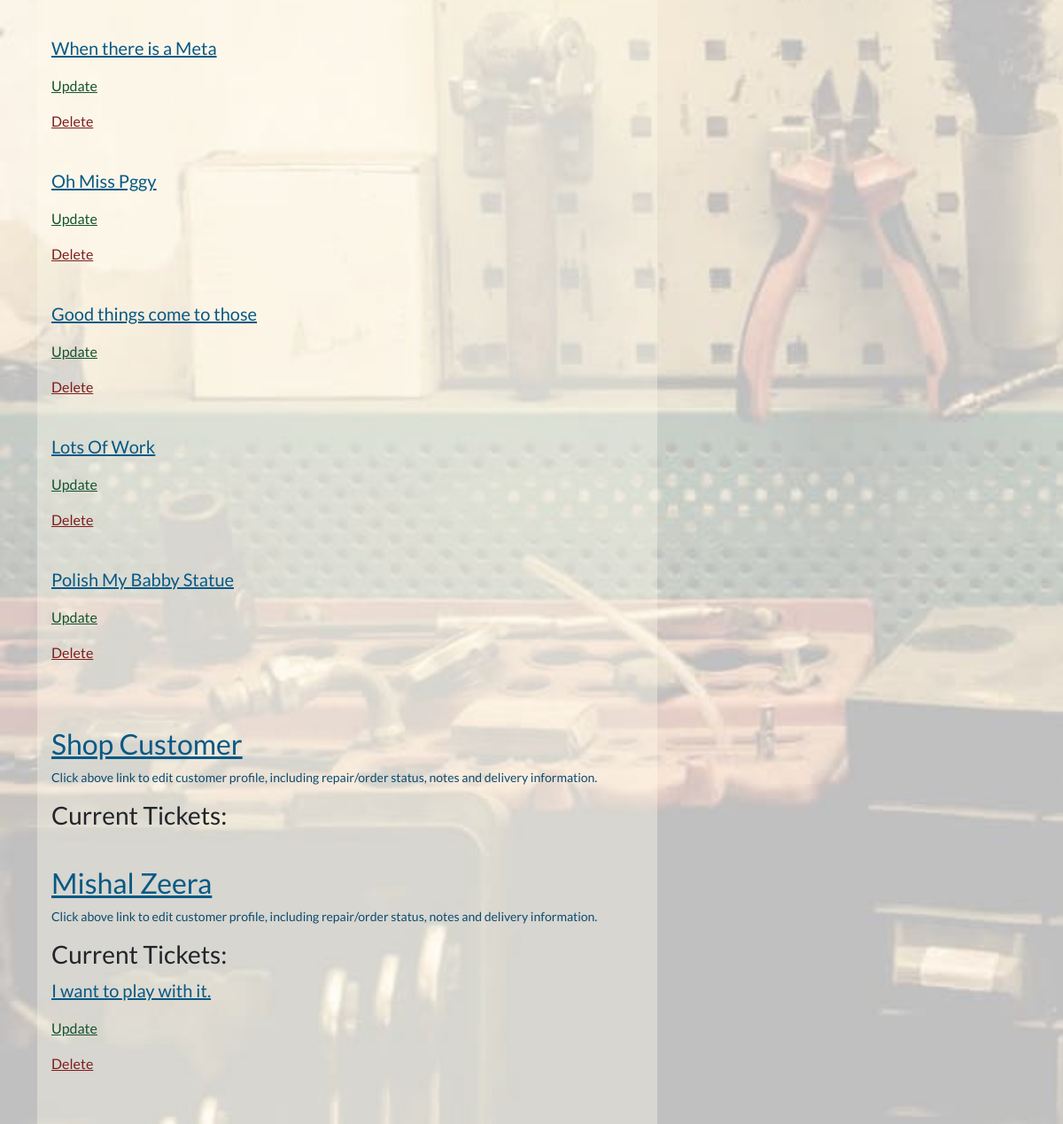
The app's page /workshop/ticket-overview/ (signed in, lower part), older data.
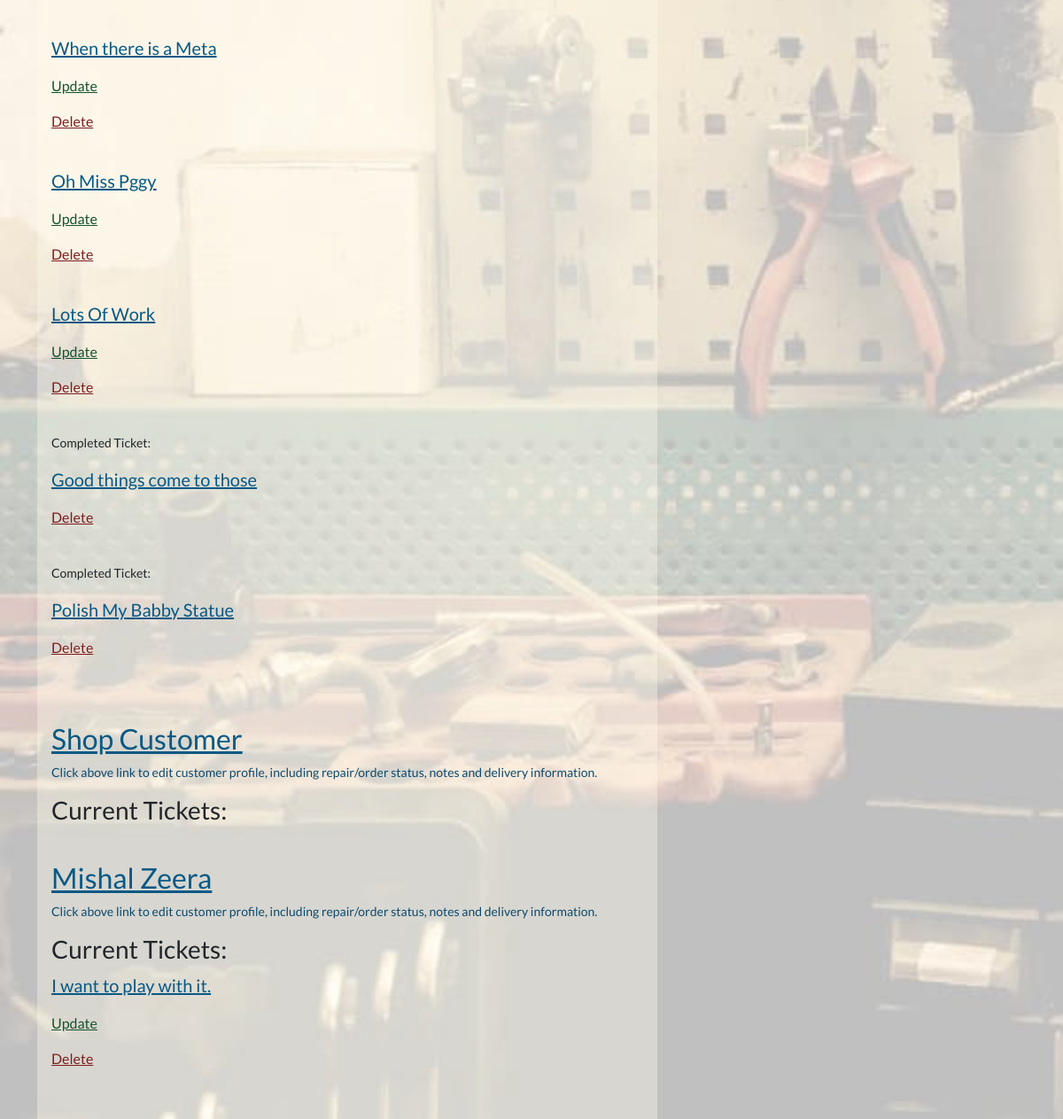
The same page, newer data.
### repairs_restorals/models.py (models this page shows, shortened)
class ServiceTicket(models.Model):
    customer = models.ForeignKey(
        Customer, related_name='service_ticket', on_delete=models.CASCADE)
    workshop_staff_responsible = models.ForeignKey(
        StaffMember, related_name='staff_tickets', on_delete=models.CASCADE)
    title = models.CharField(max_length=255)
    date_created = models.DateField(auto_now_add=True, editable=False)
    last_updated = models.DateField(auto_now=True, editable=False)
    service_description = models.TextField()
    link_to_desired_materials_1 = models.URLField(null=True, blank=True)
    link_to_desired_materials_2 = models.URLField(null=True, blank=True)
    link_to_desired_materials_3 = models.URLField(null=True, blank=True)
    is_completed = models.BooleanField(default=False)
    has_invoice = models.BooleanField(default=False)

### profiles/models.py (models this page shows, shortened)
class Customer(models.Model):
    username = models.OneToOneField(
        User, on_delete=models.CASCADE, null=True, editable=False)
    email = models.EmailField(unique=True, default="start@domain.dj")
    full_name = models.CharField(max_length=100, null=True, blank=True)
    address1 = models.CharField(max_length=100, null=True, blank=True)
    address2 = models.CharField(max_length=100, null=True, blank=True)
    postcode = models.CharField(max_length=40, null=True, blank=True)
    town_or_city = models.CharField(max_length=40, null=True, blank=True)
    country = models.CharField(max_length=40, null=True, blank=True)
    notes = models.TextField(null=True, blank=True)
    staff_notes = models.TextField(null=True, blank=True)
    has_active_shop_orders = models.BooleanField(default=False)
    has_active_repairs = models.BooleanField(default=False)

### repairs_restorals/views.py (the view)
# urls.py: path('ticket-overview/', views.WorkshopStaffTicketOverview.as_view(),
class WorkshopStaffTicketOverview(GroupRequiredMixin, ListView):
    group_required = [u'Workshop Staff']
    queryset = Customer.objects.prefetch_related(
        'service_ticket').filter(has_active_repairs=True)
    template_name = 'repairs_restorals/workshop_ticket_overview.html'
    context_object_name = 'customers'

### invoices/contexts.py (called while the page is built, shortened)
def shopping_cart(request):
    template_cart = []
    products_count = 0
    order_amount = 0
    shipping = 500
    cart = request.session.get('cart', {})
    for item in enumerate(template_cart):
        products_count += 1
    order_total = order_amount + shipping
    stripe_total = round(order_total * 100)
    context = {
        'template_cart': template_cart,
        'products_count': products_count,
        'order_amount': order_amount,
        'shipping': shipping,
        'order_total': order_total,
        'stripe_total': stripe_total,
    }
    return context

### profiles/group_mixin_decorator.py (called while the page is built)
    def dispatch(self, request, *args, **kwargs):
        if not request.user.is_authenticated:
            raise PermissionDenied
        else:
            user_groups = []
            for group in request.user.groups.values_list('name', flat=True):
                user_groups.append(group)
            if len(set(user_groups).intersection(self.group_required)) <= 0:
                raise PermissionDenied
        return super(GroupRequiredMixin, self).dispatch(request, *args, **kwargs)

### repairs_restorals/templates/repairs_restorals/workshop_ticket_overview.html (shortened to what this page needs)
{% extends 'base.html' %}
{% load static %}
{% block extra_css %}
<link rel="stylesheet" href="{% static 'css/workshop_bg_image_trans.css' %}">
{% endblock %}
{% block content %}
{% for customer in customers %}
    <div class="transparent-card">
        <a href="{% url 'customer_account_update' pk=customer.id %}">
            <p class="h2">{{ customer.full_name }}</p>
        </a>
        <p class="small text-muted">Click above link to edit customer profile, including repair/order status, notes and delivery information. </p>
        <p class="h3">Current Tickets: </p>
        {% for ticket in customer.service_ticket.all %}
        {% if not ticket.is_completed %}
            <a href="{% url 'service_ticket' pk=ticket.id %}">
                <p class="lead">{{ ticket.title }}</p>
            </a>
            <a href="{% url 'update_service_ticket' pk=ticket.id %}" class="text-success">
                <p>Update</p>
            </a>
            <a href="{% url 'ticket_delete' pk=ticket.id %}" class="text-danger">
                <p>Delete</p>
            </a>
            <br>
        {% endif %}
        {% endfor %}
            {% for ticket in customer.service_ticket.all %}
            {% if ticket.is_completed %}
            <p class="small">Completed Ticket: </p>
            <a href="{% url 'service_ticket' pk=ticket.id %}">
                <p class="lead">{{ ticket.title }}</p>
            </a>
            <a href="{% url 'ticket_delete' pk=ticket.id %}" class="text-danger">
                <p>Delete</p>
            </a>
            <br>
            {% endif %}
            {% endfor%}
        </div>
{% endfor %}
{% endblock %}

Row changes from the older to the newer data that the page shows:
changed Customer (number 1 of 3 on the later page): gains ServiceTicket (title "Good things come to those"); gains ServiceTicket (title "Polish My Babby Statue"); loses ServiceTicket (title "Good things come to those"); loses ServiceTicket (title "Polish My Babby Statue")
